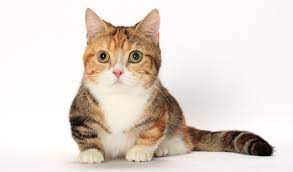
#> input picture Color_Spaces_Image/cat.png, 293 x 172 px
$ jupyter execute Color_Spaces_Image.ipynb   (shell and % lines are left out)
#> lines starting #> are read from the running program, lines starting #| are printed output that depends on the picture
[cell 1]
import numpy as np
import matplotlib.pyplot as plt
import cv2

[cell 2]
img=cv2.imread("cat.png")
#> img is the input picture: shape (172, 293, 3); mean B, G, R 207.8, 215.8, 226.7

[cell 3]
plt.imshow(img)

[cell 4]
img=cv2.cvtColor(img,cv2.COLOR_BGR2RGB)
plt.imshow(img)

# Converting to GRAY

[cell 5]
img2=cv2.cvtColor(img,cv2.COLOR_BGR2GRAY)
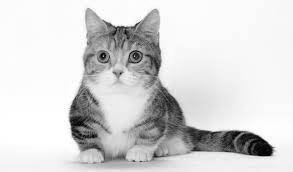
#> img2: shape (172, 293); min 0, max 255, mean 214.7

plt.imshow(img2,cmap='gray')

# Converting to HLS

[cell 6]
img3=cv2.cvtColor(img,cv2.COLOR_BGR2HLS)
#> img3: shape (172, 293, 3); mean of channels 0, 1, 2 105.8, 217.2, 121.5
plt.imshow(img3,cmap='gray')

# Converting to HSV

[cell 7]
img4=cv2.cvtColor(img,cv2.COLOR_BGR2HSV)
#> img4: shape (172, 293, 3); mean H, S, V 105.9, 29.9, 226.8
plt.imshow(img4)
